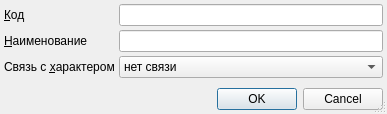
<?xml version="1.0" encoding="UTF-8"?>
<ui version="4.0">
 <class>ItemEditorDialog</class>
 <widget class="QDialog" name="ItemEditorDialog">
  <property name="geometry">
   <rect>
    <x>0</x>
    <y>0</y>
    <width>378</width>
    <height>114</height>
   </rect>
  </property>
  <property name="windowTitle">
   <string>ChangeMe!</string>
  </property>
  <property name="sizeGripEnabled">
   <bool>true</bool>
  </property>
  <layout class="QGridLayout">
   <property name="margin">
    <number>4</number>
   </property>
   <property name="spacing">
    <number>4</number>
   </property>
   <item row="0" column="1" colspan="2">
    <widget class="QLineEdit" name="edtCode"/>
   </item>
   <item row="4" column="0" colspan="3">
    <widget class="QDialogButtonBox" name="buttonBox">
     <property name="orientation">
      <enum>Qt::Horizontal</enum>
     </property>
     <property name="standardButtons">
      <set>QDialogButtonBox::Cancel|QDialogButtonBox::Ok</set>
     </property>
    </widget>
   </item>
   <item row="0" column="0">
    <widget class="QLabel" name="lblCode">
     <property name="text">
      <string>&amp;Код</string>
     </property>
     <property name="buddy">
      <cstring>edtCode</cstring>
     </property>
    </widget>
   </item>
   <item row="1" column="0">
    <widget class="QLabel" name="lblName">
     <property name="text">
      <string>&amp;Наименование</string>
     </property>
     <property name="buddy">
      <cstring>edtName</cstring>
     </property>
    </widget>
   </item>
   <item row="1" column="1" colspan="2">
    <widget class="QLineEdit" name="edtName"/>
   </item>
   <item row="3" column="0">
    <spacer>
     <property name="orientation">
      <enum>Qt::Vertical</enum>
     </property>
     <property name="sizeHint" stdset="0">
      <size>
       <width>20</width>
       <height>40</height>
      </size>
     </property>
    </spacer>
   </item>
   <item row="2" column="1" colspan="2">
    <widget class="QComboBox" name="cmbCharacterRelation">
     <item>
      <property name="text">
       <string>нет связи</string>
      </property>
     </item>
     <item>
      <property name="text">
       <string>только для острых</string>
      </property>
     </item>
     <item>
      <property name="text">
       <string>только для хронических</string>
      </property>
     </item>
     <item>
      <property name="text">
       <string>для острых и хронических (но не для Z-к)</string>
      </property>
     </item>
     <item>
      <property name="text">
       <string>только для Z-к</string>
      </property>
     </item>
    </widget>
   </item>
   <item row="2" column="0">
    <widget class="QLabel" name="lblCharacterRelation">
     <property name="text">
      <string>Связь с &amp;характером</string>
     </property>
     <property name="buddy">
      <cstring>cmbCharacterRelation</cstring>
     </property>
    </widget>
   </item>
  </layout>
 </widget>
 <tabstops>
  <tabstop>edtCode</tabstop>
  <tabstop>edtName</tabstop>
  <tabstop>cmbCharacterRelation</tabstop>
  <tabstop>buttonBox</tabstop>
 </tabstops>
 <resources/>
 <connections>
  <connection>
   <sender>buttonBox</sender>
   <signal>accepted()</signal>
   <receiver>ItemEditorDialog</receiver>
   <slot>accept()</slot>
   <hints>
    <hint type="sourcelabel">
     <x>163</x>
     <y>216</y>
    </hint>
    <hint type="destinationlabel">
     <x>117</x>
     <y>106</y>
    </hint>
   </hints>
  </connection>
  <connection>
   <sender>buttonBox</sender>
   <signal>rejected()</signal>
   <receiver>ItemEditorDialog</receiver>
   <slot>reject()</slot>
   <hints>
    <hint type="sourcelabel">
     <x>243</x>
     <y>216</y>
    </hint>
    <hint type="destinationlabel">
     <x>247</x>
     <y>107</y>
    </hint>
   </hints>
  </connection>
 </connections>
</ui>
